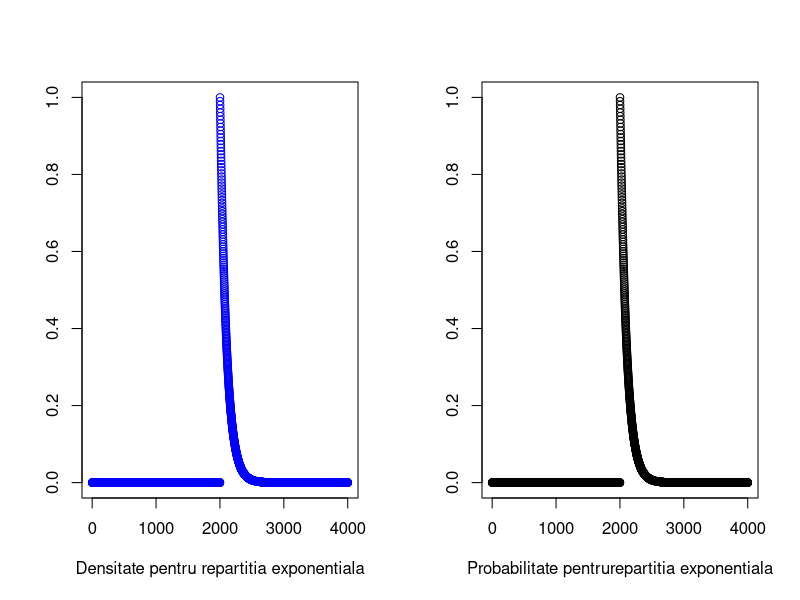
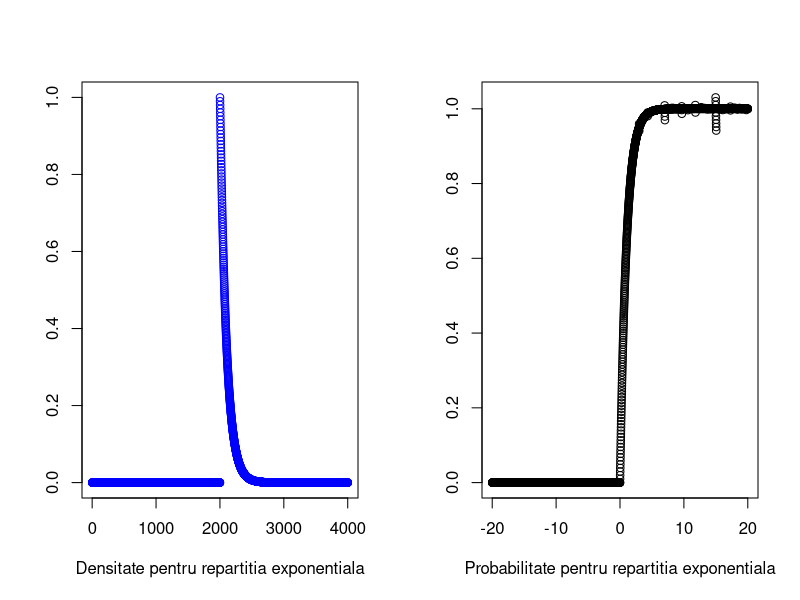
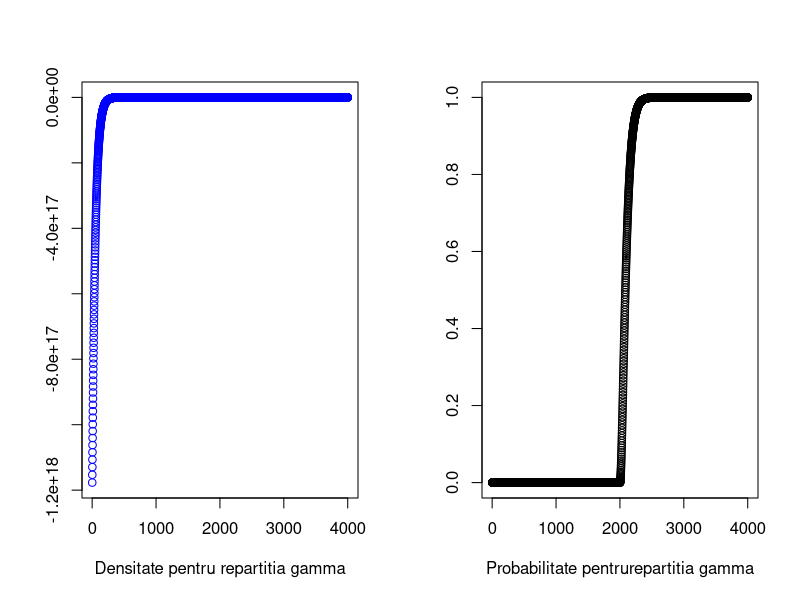
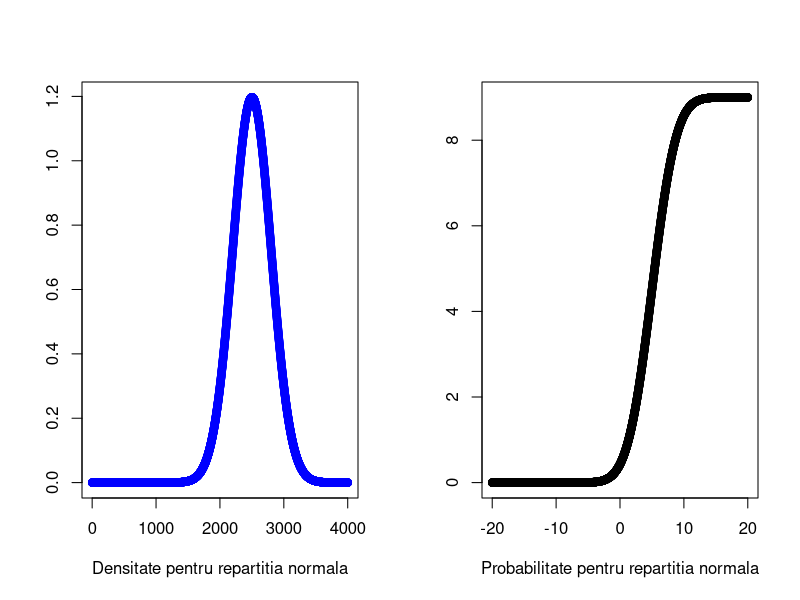

These figures' R source, in order:
# Helper pentru a sterge graficele din 'Plots' in Rstudio
clear_plots <- function() {
  if(!is.null(dev.list())) {
    dev.off()
  }
}

# Densitate pentru repartitia normala
# https://en.wikipedia.org/wiki/Normal_distribution
# Puteam folosi si dnorm
#
# m: media
# sd: deviatia standard
density_normal_distribution <- function(x, m, sd) {
  return(exp(-0.5 * ((x - m) / sd) ^ 2) / (1 / sd * sqrt(2 * pi)))
}

# Densitate pentru repartitia exponentiala
# https://en.wikipedia.org/wiki/Exponential_distribution
density_exponential_distribution <- function(x, lambda) {
  return(ifelse(x >= 0, lambda * exp(-lambda * x), 0))
}

# CDF pentru repartitia exponentiala
cdf_exponential_distribution <- function(x, lambda) {
  return(ifelse(x >= 0, lambda * exp(-lambda * x), 0))
}

# Densitate pentru repartitia gamma
# https://en.wikipedia.org/wiki/Gamma_distribution
density_gamma_distribution <- function(x, shape, scale) {
  return(((scale ^ shape) * (x ^ (shape - 1)) * exp(-shape * x)) / gamma(shape))
}

# CDF pentru repartitia gamma
# Aici am folosit direct pgamma deoarce nu am stiut cum sa traduc toate functiile din cdf-ul normal
cdf_gamma_distribution <- function(x, shape_, scale_) {
  return(pgamma(x, shape=shape_, scale=scale_))
}

# Functie generica ce accepta orice functie f cu un parametru x pe care o va desena
# cdf se poate da ca argument daca se stie o functie de distributie cumulativa pentru f
probability_any_distribution <- function(f, dist_name, center, offset, step=0.01, cdf=NULL) {
  from <- center - offset
  to <- center + offset
  step <- 0.01
  interval <- seq(from, to, step)
  
  if(is.null(cdf)) {
    probability <- function(t) {
      return(integrate(f, lower=-Inf, upper=t)$value)
    }
  
    # aplica functia probability pe un interval
    vect_probability = Vectorize(probability, vectorize.args='t')
  
    # Pun 2 grafice unul langa altul
    par(mfrow=c(1, 2))
    plot(f(x=interval), col="blue", xlab=paste("Densitate pentru ", dist_name, sep=""), ylab="")
    plot(interval, vect_probability(interval), xlab=paste("Probabilitate pentru ", dist_name, sep=""), ylab="")
  }
  else {
    par(mfrow=c(1, 2))
    plot(f(x=interval), col="blue", xlab=paste("Densitate pentru ", dist_name, sep=""), ylab="")
    plot(cdf(x=interval), xlab=paste("Probabilitate pentru", dist_name, sep=""), ylab="")
  }
}

# Exemple:

clear_plots()
probability_any_distribution(
  f=function(x) { return(density_exponential_distribution(x, lambda=1)) },
  cdf=function(x) { return(cdf_exponential_distribution(x, lambda=1)) },
  dist_name="repartitia exponentiala",
  center=0,
  offset=20
)

clear_plots()
# Exponentiala fara CDF
probability_any_distribution(
  f=function(x) { return(density_exponential_distribution(x, lambda=1)) },
  dist_name="repartitia exponentiala",
  center=0,
  offset=20
)

clear_plots()
probability_any_distribution(
  f=function(x) { return(density_gamma_distribution(x, shape=2, scale=1/2)) },
  cdf=function(x) { return(cdf_gamma_distribution(x, shape=2, scale=1/2)) },
  dist_name="repartitia gamma",
  center=0,
  offset=20
)

clear_plots()
probability_any_distribution(
  f=function(x) { return(density_normal_distribution(x, m=5, sd=3)) },
  dist_name="repartitia normala",
  center=0,
  offset=20
)
